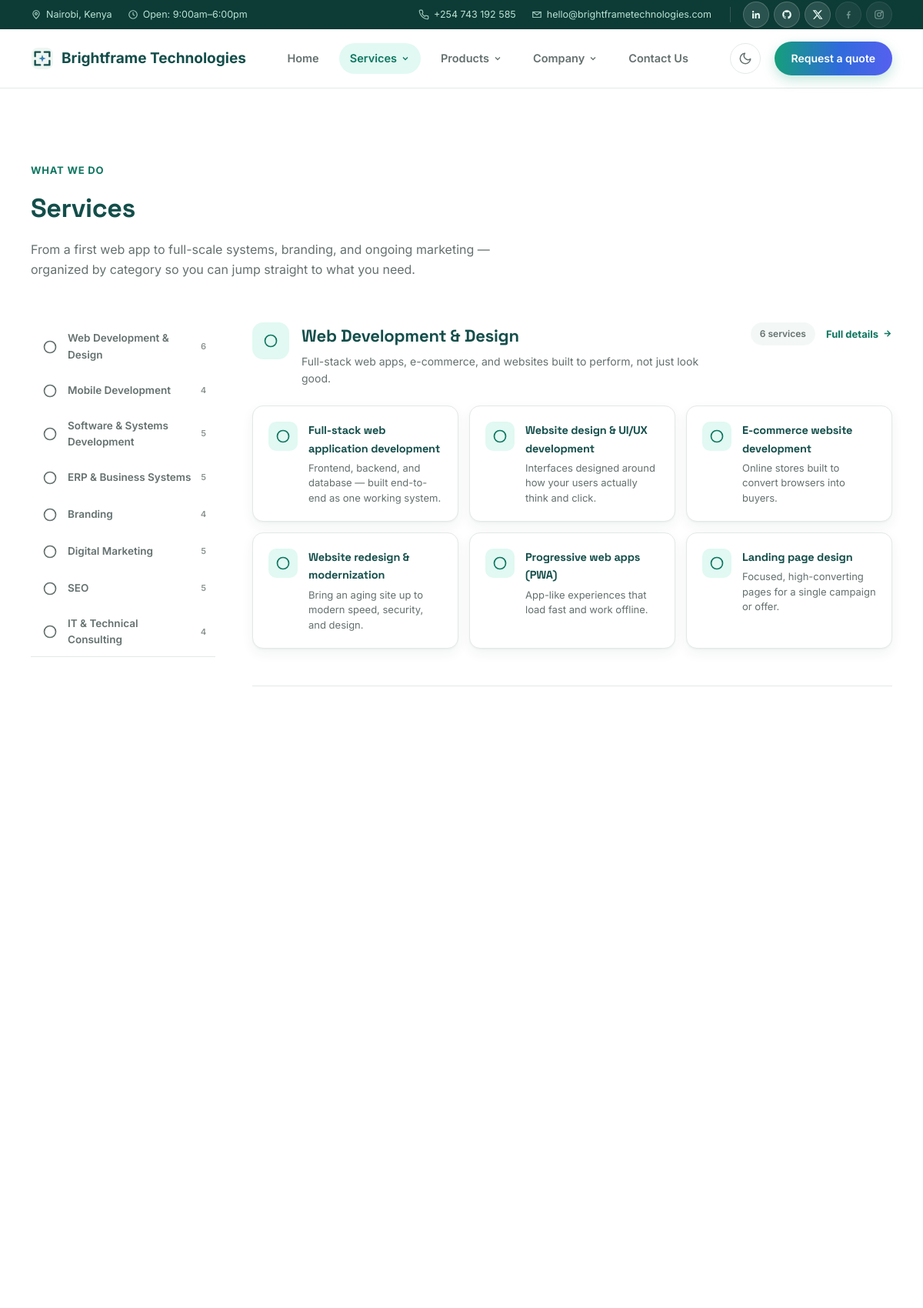
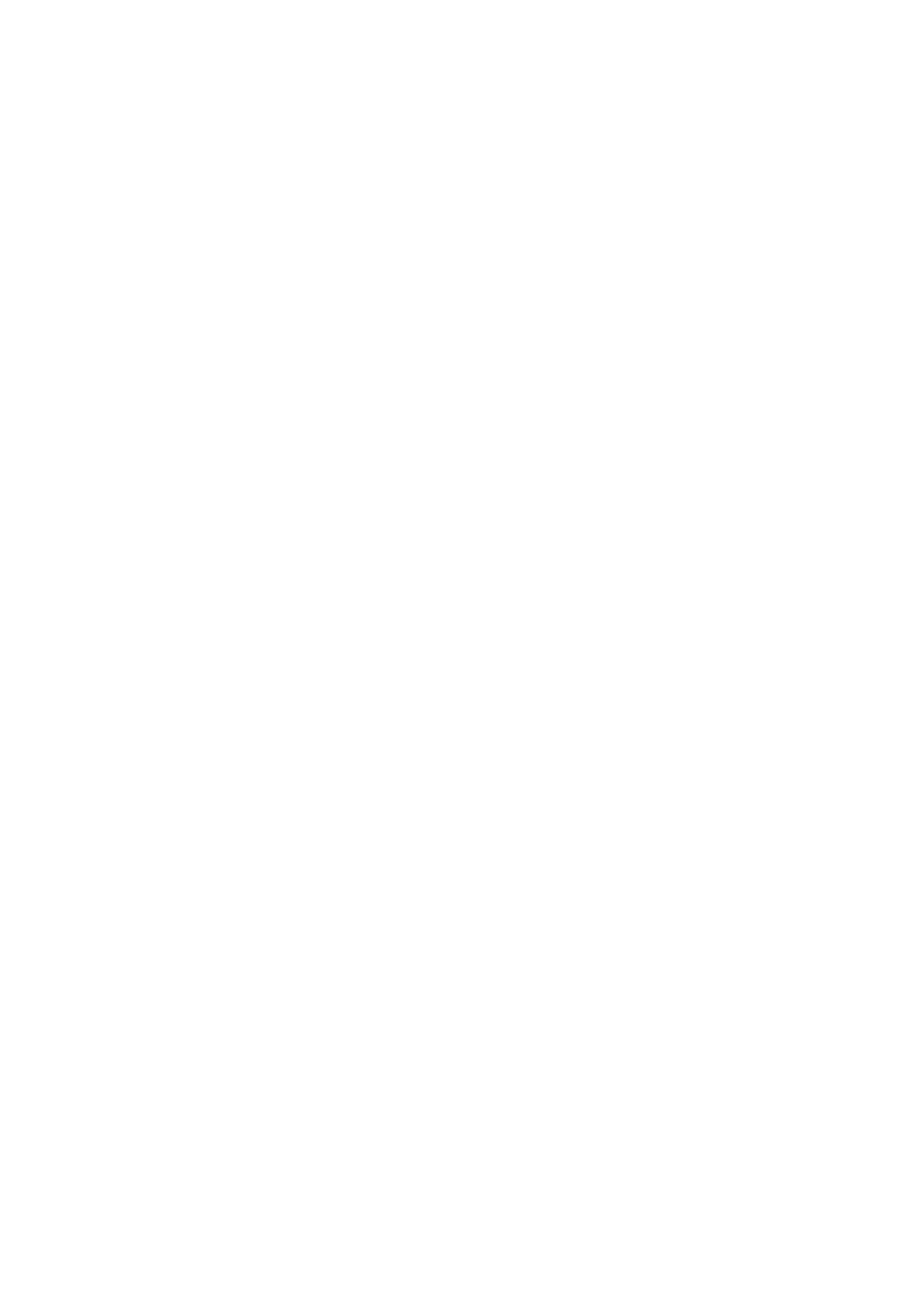
/services.php (upper part), run on the app's committed database (2 pictures, top to bottom).
### tables this page shows
CREATE TABLE service_categories (
  id             INT UNSIGNED AUTO_INCREMENT PRIMARY KEY,
  name           VARCHAR(150) NOT NULL,
  slug           VARCHAR(150) NOT NULL UNIQUE,
  display_order  INT NOT NULL DEFAULT 0
);

CREATE TABLE services (
  id                INT UNSIGNED AUTO_INCREMENT PRIMARY KEY,
  category_id       INT UNSIGNED NOT NULL,
  title             VARCHAR(150) NOT NULL,
  description       TEXT NOT NULL,
  long_description  TEXT NULL,  
  icon_name         VARCHAR(80) NOT NULL,
  display_order     INT NOT NULL DEFAULT 0,
  INDEX idx_category_id (category_id),
  CONSTRAINT fk_services_category FOREIGN KEY (category_id)
    REFERENCES service_categories(id) ON DELETE CASCADE
);

### services.php (the view, shortened to what this page needs)
<?php
require_once __DIR__ . '/config/db.php';
require_once __DIR__ . '/includes/icons.php';
try {
    $categories = $pdo->query(
        'SELECT id, name, slug FROM service_categories ORDER BY display_order ASC'
    )->fetchAll();
    $allServices = $pdo->query(
        'SELECT id, category_id, title, description, icon_name
         FROM services ORDER BY display_order ASC'
    )->fetchAll();
} catch (PDOException $e) {
    error_log('Failed to load services: ' . $e->getMessage());
    $categories   = [];
    $allServices  = [];
}
$servicesByCategory = [];
foreach ($allServices as $svc) {
    $servicesByCategory[$svc['category_id']][] = $svc;
}
include __DIR__ . '/includes/header.php';
?>
<section class="section">
  <div class="wrap">
    <div class="sec-head reveal">
      <div class="sec-eyebrow">What we do</div>
      <h2>Services</h2>
      <p>From a first web app to full-scale systems, branding, and ongoing marketing — organized by category so you can jump straight to what you need.</p>
    </div>
    <?php if (empty($categories)): ?>
      <p style="color:var(--ink-soft);">Services are temporarily unavailable. Please check back shortly.</p>
    <?php else: ?>
      <div class="svc-layout">
        <nav class="svc-sidebar reveal" aria-label="Jump to service category">
          <?php foreach ($categories as $cat): ?>
            <?php $catServices = $servicesByCategory[$cat['id']] ?? []; ?>
            <a class="svc-sidebar-link" href="#cat-<?= htmlspecialchars($cat['slug'], ENT_QUOTES, 'UTF-8') ?>">
              <span class="svc-sidebar-ico"><?= render_service_icon($cat['slug']) ?></span>
              <?= htmlspecialchars($cat['name'], ENT_QUOTES, 'UTF-8') ?>
              <span class="svc-sidebar-count"><?= count($catServices) ?></span>
            </a>
          <?php endforeach; ?>
        </nav>
        <div class="svc-content">
          <?php $catRevealDelays = ['', 'reveal-delay-1', 'reveal-delay-2', 'reveal-delay-3']; ?>
          <?php foreach ($categories as $catIndex => $cat): ?>
            <?php $catServices = $servicesByCategory[$cat['id']] ?? []; ?>
            <?php $catDelayClass = $catRevealDelays[$catIndex % 4]; ?>
            <section class="svc-cat-block reveal <?= $catDelayClass ?>" id="cat-<?= htmlspecialchars($cat['slug'], ENT_QUOTES, 'UTF-8') ?>">
              <div class="svc-cat-block-head">
                <div class="svc-cat-block-ico"><?= render_service_icon($cat['slug']) ?></div>
                <div>
                  <h2><?= htmlspecialchars($cat['name'], ENT_QUOTES, 'UTF-8') ?></h2>
                  <p><?= htmlspecialchars(category_blurb($cat['slug']), ENT_QUOTES, 'UTF-8') ?></p>
                </div>
                <div class="svc-cat-block-actions">
                  <span class="svc-cat-block-count"><?= count($catServices) ?> service<?= count($catServices) === 1 ? '' : 's' ?></span>
                  <a class="svc-cat-block-link" href="<?= htmlspecialchars(category_detail_url($cat['slug']), ENT_QUOTES, 'UTF-8') ?>">
                    Full details
                    <svg width="13" height="13" viewBox="0 0 24 24" fill="none" stroke="currentColor" stroke-width="2.5" aria-hidden="true"><path d="M5 12h14M12 5l7 7-7 7"/></svg>
                  </a>
                </div>
              </div>
              <div class="svc-cat-block-grid">
                <?php foreach ($catServices as $service): ?>
                  <div class="svc-card">
                    <div class="svc-card-ico"><?= render_service_icon($service['icon_name']) ?></div>
                    <div>
                      <h3><?= htmlspecialchars($service['title'], ENT_QUOTES, 'UTF-8') ?></h3>
                      <p><?= htmlspecialchars($service['description'], ENT_QUOTES, 'UTF-8') ?></p>
                    </div>
                  </div>
                <?php endforeach; ?>
              </div>
            </section>
          <?php endforeach; ?>
        </div>
      </div>
    <?php endif; ?>
  </div>
</section>
<?php include __DIR__ . '/includes/footer.php'; ?>

### includes/icons.php (shortened to what this page needs)
<?php
function render_service_icon(string $iconName): string
{
    $icons = [
        'web-development-design' => '<svg width="20" height="20" viewBox="0 0 24 24" fill="none" stroke="currentColor" stroke-width="2"><rect x="3" y="4" width="18" height="16" rx="2"/><path d="M3 9h18"/><path d="m9.5 13-2 2 2 2m5-4 2 2-2 2"/></svg>',
        'mobile-development' => '<svg width="20" height="20" viewBox="0 0 24 24" fill="none" stroke="currentColor" stroke-width="2"><rect x="7" y="2" width="10" height="20" rx="2"/><path d="M11 18h2"/></svg>',
        'software-systems-development' => '<svg width="20" height="20" viewBox="0 0 24 24" fill="none" stroke="currentColor" stroke-width="2"><path d="M12 2 2 7l10 5 10-5-10-5Z"/><path d="M2 17l10 5 10-5M2 12l10 5 10-5"/></svg>',
        'erp-business-systems' => '<svg width="20" height="20" viewBox="0 0 24 24" fill="none" stroke="currentColor" stroke-width="2"><rect x="3" y="3" width="8" height="8" rx="1"/><rect x="13" y="3" width="8" height="8" rx="1"/><rect x="3" y="13" width="8" height="8" rx="1"/><rect x="13" y="13" width="8" height="8" rx="1"/></svg>',
        'branding' => '<svg width="20" height="20" viewBox="0 0 24 24" fill="none" stroke="currentColor" stroke-width="2"><path d="M17 3a2.85 2.83 0 1 1 4 4L7.5 20.5 2 22l1.5-5.5Z"/></svg>',
        'digital-marketing' => '<svg width="20" height="20" viewBox="0 0 24 24" fill="none" stroke="currentColor" stroke-width="2"><path d="M3 9v6h4l6 4V5L7 9H3Z"/><path d="M16 9a4 4 0 0 1 0 6"/><path d="M19.5 6a8 8 0 0 1 0 12"/></svg>',
        'seo' => '<svg width="20" height="20" viewBox="0 0 24 24" fill="none" stroke="currentColor" stroke-width="2"><circle cx="11" cy="11" r="7"/><path d="m21 21-4.35-4.35"/></svg>',
        'it-technical-consulting' => '<svg width="20" height="20" viewBox="0 0 24 24" fill="none" stroke="currentColor" stroke-width="2"><circle cx="12" cy="12" r="9"/><path d="m15.5 8.5-1.8 5.2-5.2 1.8 1.8-5.2 5.2-1.8Z"/></svg>',
    ];
    $fallback = '<svg width="20" height="20" viewBox="0 0 24 24" fill="none" stroke="currentColor" stroke-width="2"><circle cx="12" cy="12" r="9"/></svg>';
    return $icons[$iconName] ?? $fallback;
}
function category_blurb(string $slug): string
{
    $blurbs = [
        'web-development-design'       => 'Full-stack web apps, e-commerce, and websites built to perform, not just look good.',
        'mobile-development'           => 'Native and cross-platform apps built for Android and iOS.',
        'software-systems-development' => 'Custom software, APIs, and databases built around how your business runs.',
        'erp-business-systems'         => 'ERP, CRM, HR, and automation systems configured around your real workflows.',
        'branding'                     => 'Visual identity and brand strategy that makes you recognizable.',
        'digital-marketing'            => 'Social, content, email, and paid campaigns that bring in leads.',
        'seo'                          => 'Technical and content SEO that gets you found by the right searches.',
        'it-technical-consulting'      => 'An outside, technical view on what to build, fix, or modernize next.',
    ];
    return $blurbs[$slug] ?? '';
}
function category_detail_url(string $slug, string $basePath = ''): string
{
    if (preg_match('/^[a-z0-9-]+$/', $slug) && file_exists(__DIR__ . '/../services/' . $slug . '.php')) {
        return $basePath . 'services/' . $slug . '.php';
    }
    return $basePath . 'services.php#cat-' . $slug;
}

### data on the page
service_categories: name "Web Development & Design", id "6", slug "Full-stack web apps, e-commerce, and websites built to perform, not just look good."
service_categories: name "Mobile Development", id "4"
service_categories: name "Software & Systems Development", id "5"
service_categories: name "ERP & Business Systems", id "5"
service_categories: name "Branding", id "4"
service_categories: name "Digital Marketing", id "5"
service_categories: name "SEO", id "5"
service_categories: name "IT & Technical Consulting", id "4"
services: title "Full-stack web application development", description "Frontend, backend, and database — built end-to-end as one working system."
services: title "Website design & UI/UX development", description "Interfaces designed around how your users actually think and click."
services: title "E-commerce website development", description "Online stores built to convert browsers into buyers."
services: title "Website redesign & modernization", description "Bring an aging site up to modern speed, security, and design."
services: title "Progressive web apps (PWA)", description "App-like experiences that load fast and work offline."
services: title "Landing page design", description "Focused, high-converting pages for a single campaign or offer."
